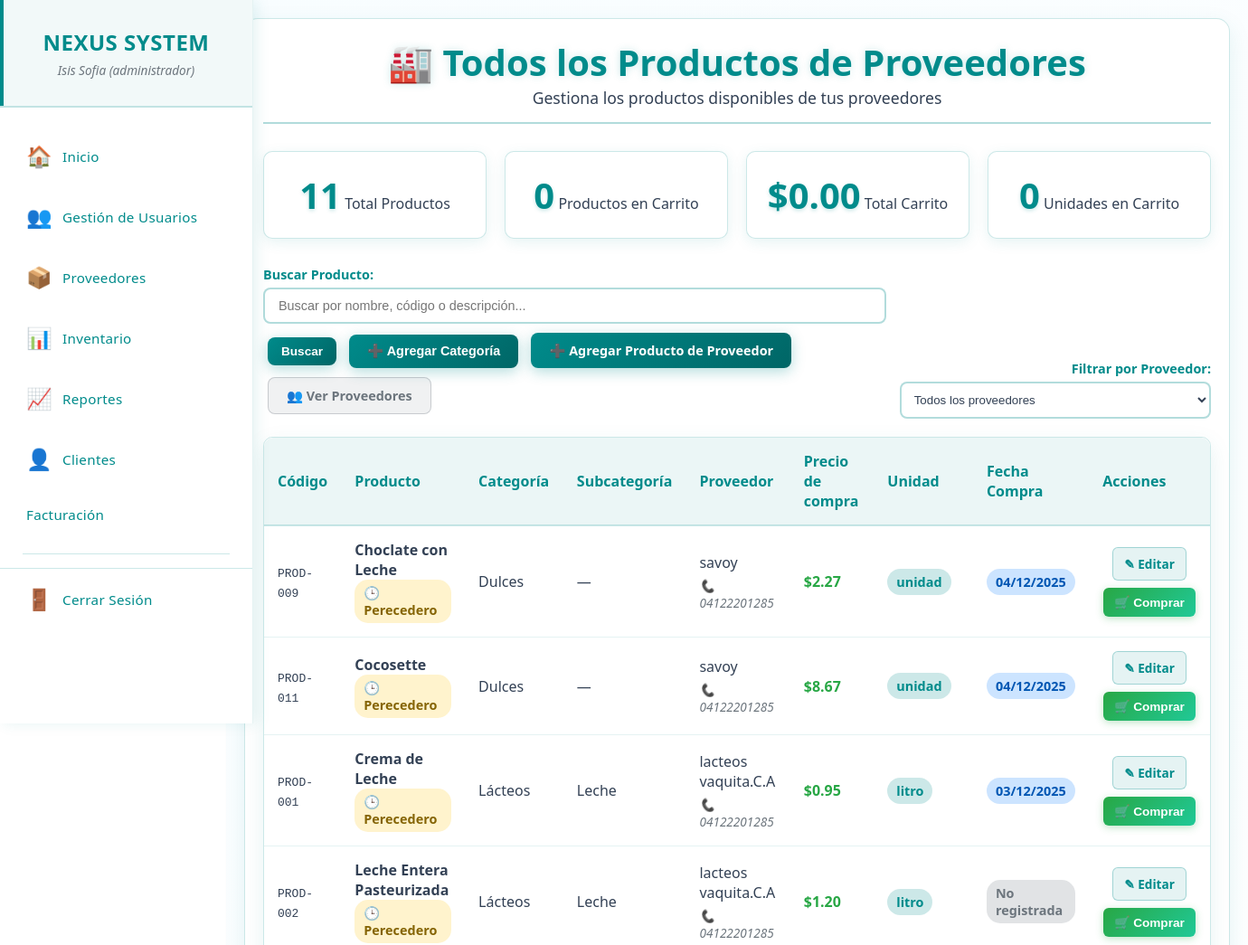
The page /productos_proveedores.php (signed in, upper part) on the database as committed earlier.
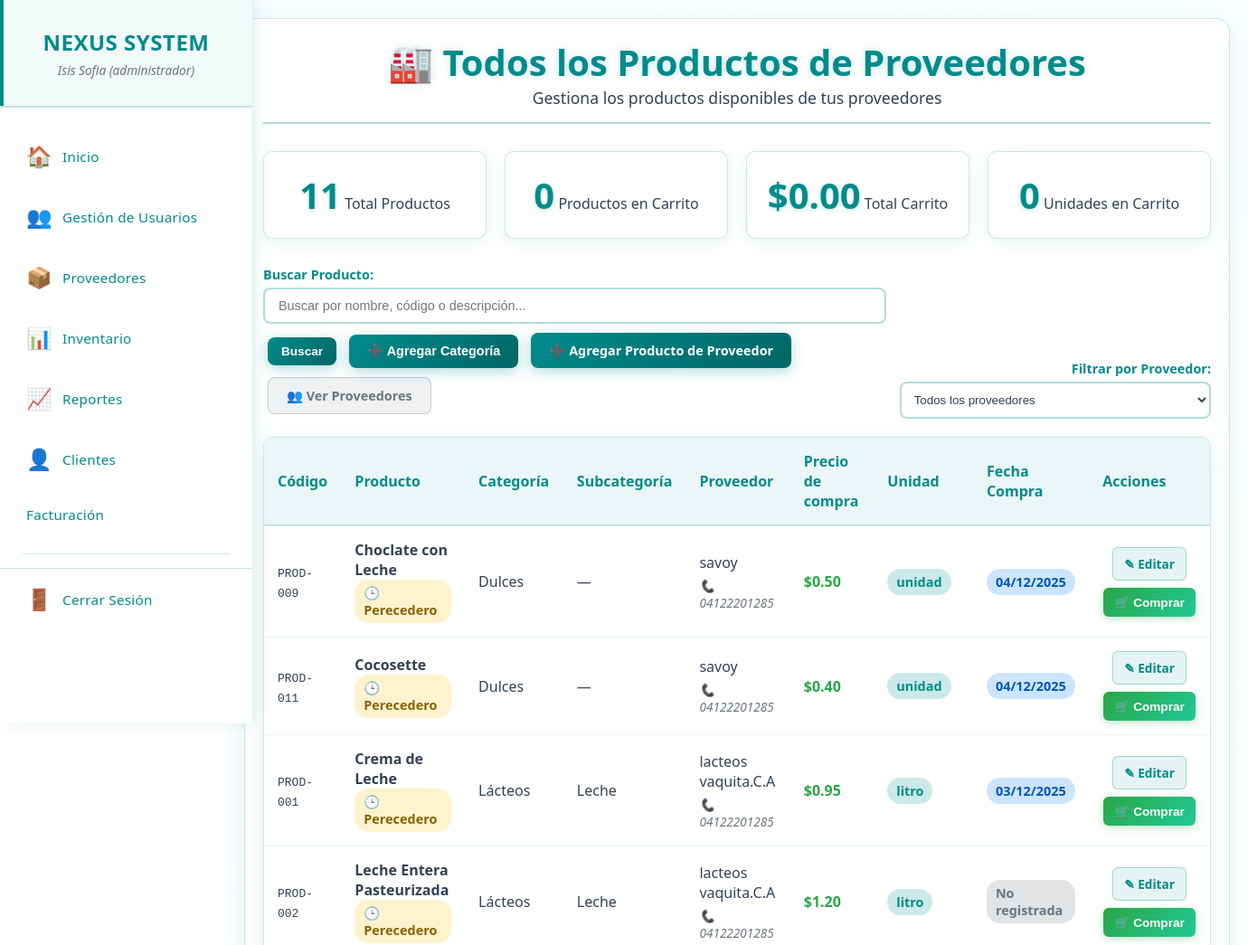
The same page on the database as committed later.
### tables this page shows
CREATE TABLE `productos_proveedor` (
  `id_producto_proveedor` int(11) NOT NULL,
  `codigo_producto` varchar(50) NOT NULL,
  `nombre` varchar(255) NOT NULL,
  `id_categoria` int(11) NOT NULL,
  `id_subcategoria` int(11) DEFAULT NULL,
  `id_proveedor` int(11) NOT NULL,
  `precio_compra` decimal(10,2) NOT NULL,
  `unidad_medida` varchar(20) DEFAULT 'unidad',
  `fecha_compra` date DEFAULT NULL,
  `es_perecedero` tinyint(1) DEFAULT 0,
  `registro` timestamp NOT NULL DEFAULT current_timestamp(),
  `actualizacion` timestamp NOT NULL DEFAULT current_timestamp() ON UPDATE current_timestamp()
);

CREATE TABLE `categoria_prod` (
  `id` int(11) NOT NULL,
  `nombre_categoria` varchar(50) NOT NULL,
  `estado` enum('active','inactive') DEFAULT 'active',
  `created_at` timestamp NOT NULL DEFAULT current_timestamp()
);

CREATE TABLE `proveedores` (
  `id_proveedor` int(11) NOT NULL,
  `nombres` varchar(255) NOT NULL,
  `nombre_comercial` varchar(255) NOT NULL,
  `rif` varchar(20) NOT NULL,
  `telefono` varchar(20) DEFAULT NULL,
  `email` varchar(100) DEFAULT NULL,
  `direccion` text DEFAULT NULL,
  `estado` enum('activo','inactivo') DEFAULT 'activo',
  `registro` timestamp NOT NULL DEFAULT current_timestamp(),
  `actualizacion` timestamp NOT NULL DEFAULT current_timestamp() ON UPDATE current_timestamp()
);

### productos_proveedores.php (the view, shortened to what the changed rows need)
<?php
require_once 'menu.php';
$id_proveedor = isset($_GET['id_proveedor']) ? intval($_GET['id_proveedor']) : 0;
$sql_base = "SELECT
                pp.*,
                cp.nombre_categoria,
                s.nombre_subcategoria,
                p.nombre_comercial as proveedor,
                p.telefono as telefono_proveedor,
                p.email as email_proveedor
            FROM productos_proveedor pp
            JOIN categoria_prod cp ON pp.id_categoria = cp.id
            LEFT JOIN subcategorias s ON pp.id_subcategoria = s.id
            JOIN proveedores p ON pp.id_proveedor = p.id_proveedor";
$params = [];
$where_conditions = [];
if ($id_proveedor > 0) {
    $where_conditions[] = "pp.id_proveedor = ?";
    $params[] = $id_proveedor;
    $titulo = "Productos del Proveedor";
} else {
    $titulo = "Todos los Productos de Proveedores";
}
$sql_base .= " ORDER BY pp.nombre";
if (!empty($params)) {
    $stmt = $pdo->prepare($sql_base);
    $stmt->execute($params);
    $result = $stmt->fetchAll(PDO::FETCH_ASSOC);
} else {
    $stmt = $pdo->query($sql_base);
    $result = $stmt->fetchAll(PDO::FETCH_ASSOC);
}
$total_productos = count($result);
?>
<!DOCTYPE html>
<html lang="es">
<head>
    <link rel="stylesheet" href="css/proveedores.css">
</head>
<body>
   <main class="main-content">
        <div class="content-wrapper">
            <div class="container">
                <div class="header">
                    <h1>🏭 <?php echo $titulo; ?></h1>
                </div>
                <?php if ($total_productos > 0): ?>
                    <div class="table-container">
                        <table class="table">
                            <thead>
                                <tr>
                                    <th>Código</th>
                                    <th>Producto</th>
                                    <th>Categoría</th>
                                    <th>Subcategoría</th>
                                    <?php if ($id_proveedor == 0): ?>
                                        <th>Proveedor</th>
                                    <?php endif; ?>
                                    <th>Precio de compra</th>
                                    <th>Unidad</th>
                                    <th>Fecha Compra</th>
                                    <th>Acciones</th>
                                </tr>
                            </thead>
                            <tbody>
                                <?php foreach($result as $row): ?>
                                    <tr id="producto-<?php echo $row['id_producto_proveedor']; ?>">
                                        <td><code><?php echo $row['codigo_producto']; ?></code></td>
                                        <td>
                                            <strong><?php echo htmlspecialchars($row['nombre']); ?></strong>
                                            <?php if ($row['es_perecedero']): ?>
                                                <br><span class="badge badge-warning">🕒 Perecedero</span>
                                            <?php endif; ?>
                                        </td>
                                        <td><?php echo $row['nombre_categoria']; ?></td>
                                        <td><?php echo $row['nombre_subcategoria'] ?: '—'; ?></td>
                                        <?php if ($id_proveedor == 0): ?>
                                            <td>
                                                <?php echo $row['proveedor']; ?>
                                                <br><small>📞 <?php echo $row['telefono_proveedor']; ?></small>
                                            </td>
                                        <?php endif; ?>
                                        <td style="font-weight: bold; color: #28a745;">
                                            $<?php echo number_format($row['precio_compra'], 2); ?>
                                        </td>
                                        <td>
                                            <span class="badge badge-success"><?php echo $row['unidad_medida']; ?></span>
                                        </td>
                                        <td>
                                            <?php if ($row['fecha_compra']): ?>
                                                <span class="badge badge-info"><?php echo date('d/m/Y', strtotime($row['fecha_compra'])); ?></span>
                                            <?php else: ?>
                                                <span class="badge badge-secondary">No registrada</span>
                                            <?php endif; ?>
                                        </td>
                                        <td>
                                            <div class="action-buttons-container">
                                                <a href="editar_producto_proveedor.php?id=<?php echo $row['id_producto_proveedor']; ?>" class="btn-editar">
                                                    ✎ Editar
                                                </a>
                                                <button class="btn-comprar"
                                                        onclick="abrirModalCompra(<?php echo $row['id_producto_proveedor']; ?>,
                                                                                 '<?php echo addslashes($row['nombre']); ?>',
                                                                                 '<?php echo $row['unidad_medida']; ?>',
                                                                                 <?php echo $row['precio_compra']; ?>)">
                                                    🛒 Comprar
                                                </button>
                                            </div>
                                        </td>
                                    </tr>
                                <?php endforeach; ?>
                            </tbody>
                        </table>
                    </div>
                <?php endif; ?>
            </div>
    </main>
</body>
</html>

Rows that differ between the two databases and show on the page:
changed productos_proveedor "Choclate con Leche": precio_compra "2.27" → "0.50"
changed productos_proveedor "Cocosette": precio_compra "8.67" → "0.40"
